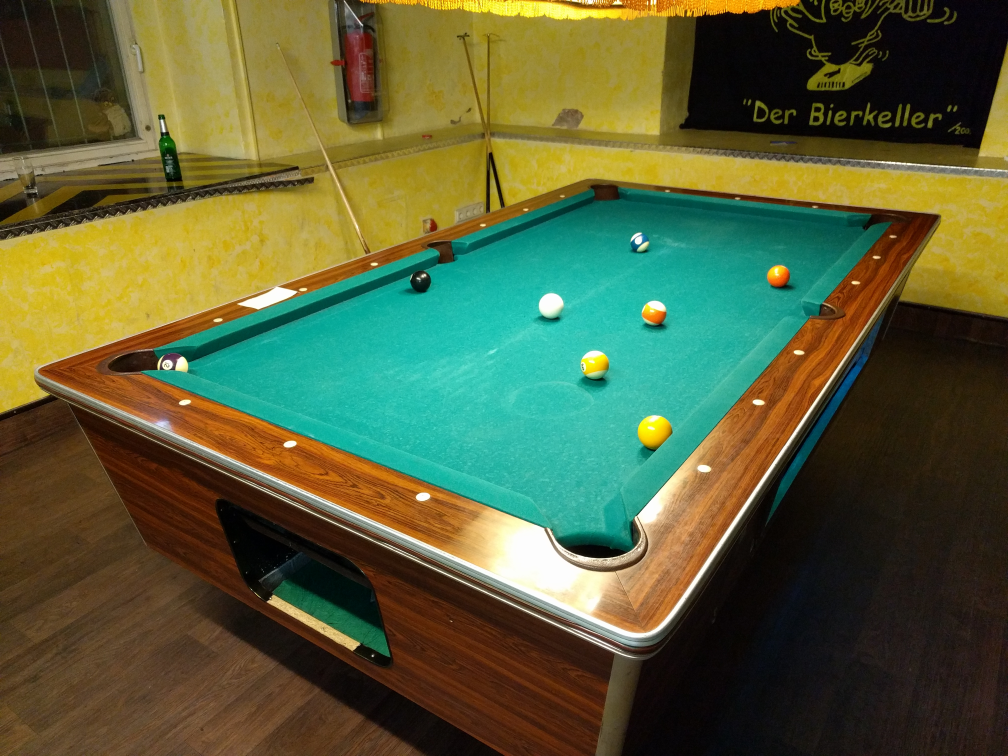
#> input picture img/random.jpg, 4032 x 3024 px (shown at 1/4 size); its folder holds 6 pictures in this run
$ jupyter execute --allow-errors billiard.ipynb   (older library calls are emulated)
#> lines starting #> are read from the running program, lines starting #| are printed output that depends on the picture; after the words box and inside, x2 and y2 are one past the last pixel; in counts of white or black regions, pixels touching at a corner belong together
[cell 1]
import imutils
# from skimage import exposure
import numpy as np
# import argparse
import cv2
import matplotlib.pyplot as plt
from scipy.spatial import distance

# [6 lines left out: function draw, not called in this run]

textColor = (0,0,180)
textSixe = 0.7
def putOriginCoord(img, table_3d_coord, table_2d_coord):
    cv2.putText(img,'1. {0[0]:0.0f}; {0[1]:0.0f}'.format(table_3d_coord[0]), tuple(np.array(table_2d_coord[0]-[0,25],dtype=np.integer)), cv2.FONT_HERSHEY_SIMPLEX, textSixe, textColor, 2)
    cv2.putText(img,'2. {0[0]:0.0f}; {0[1]:0.0f}'.format(table_3d_coord[1]), tuple(np.array(table_2d_coord[1]-[0,25],dtype=np.integer)), cv2.FONT_HERSHEY_SIMPLEX, textSixe, textColor, 2)
    cv2.putText(img,'3. {0[0]:0.0f}; {0[1]:0.0f}'.format(table_3d_coord[2]), tuple(np.array(table_2d_coord[2]-[0,25],dtype=np.integer)), cv2.FONT_HERSHEY_SIMPLEX, textSixe, textColor, 2)
    cv2.putText(img,'4. {0[0]:0.0f}; {0[1]:0.0f}'.format(table_3d_coord[3]), tuple(np.array(table_2d_coord[3]-[0,25],dtype=np.integer)), cv2.FONT_HERSHEY_SIMPLEX, textSixe, textColor, 2)

# [5 lines left out: function putImgCoord, not called in this run]

def putImgCoord1(img, coord):
    cv2.putText(img,'{0[0]}; {0[1]}'.format(coord), tuple(coord), cv2.FONT_HERSHEY_SIMPLEX, textSixe, textColor, 2)

# [21 lines of commented-out code are left out]

# [19 lines left out: function calibrate, not called in this run]


def order_points(pts):
    # sort the points based on their x-coordinates
    xSorted = pts[np.argsort(pts[:, 0]), :]

    # grab the left-most and right-most points from the sorted
    # x-roodinate points
    leftMost = xSorted[:2, :]
    rightMost = xSorted[2:, :]

    # now, sort the left-most coordinates according to their
    # y-coordinates so we can grab the top-left and bottom-left
    # points, respectively
    leftMost = leftMost[np.argsort(leftMost[:, 1]), :]
    (tl, bl) = leftMost

    # now that we have the top-left coordinate, use it as an
    # anchor to calculate the Euclidean distance between the
    # top-left and right-most points; by the Pythagorean
    # theorem, the point with the largest distance will be
    # our bottom-right point
    D = distance.cdist(tl[np.newaxis], rightMost, "euclidean")[0]
    (br, tr) = rightMost[np.argsort(D)[::-1], :]

    # return the coordinates in top-left, top-right,
    # bottom-right, and bottom-left order
    return np.array([tl, tr, br, bl], dtype="float32")

def intersections(edged):
    h, w = edged.shape

    n = 0
    i = 0;
    while n!=4:
        hl = cv2.HoughLines(edged,2,np.pi/180,190+(i*5))
        n = hl.shape[0]
        i+=1

    hl = hl.reshape(4,2)
    print(hl)


# [12 lines of commented-out code are left out]


    T = np.zeros((n,2),dtype=np.float32)
    R = np.zeros((n),dtype=np.float32)

    T[:,0] = np.cos(hl[:,1])
    T[:,1] = np.sin(hl[:,1])
    R = hl[:,0]
    XY = []
    for i in range(n):
        for j in range(i+1, n):
            x,y = np.linalg.inv(T[[i,j],:]).dot(R[[i,j]])
            if x > 0 and x <= w and y > 0 and y <= h:
                XY.append([x,y])

    return order_points(np.array(XY, dtype=np.integer))

# [11 lines left out: function draw1, not called in this run]

def proccessImg(img):
    hsv = cv2.cvtColor(img, cv2.COLOR_RGB2HSV)
    lower_green = np.array([80, 80, 50])
    upper_green = np.array([90, 255, 255])

    mask = cv2.inRange(hsv, lower_green, upper_green)
    mask_blur = cv2.medianBlur(mask,15)
#     res = cv2.bitwise_and(img,img, mask=mask_blur)

    edged = cv2.Canny(mask_blur, 10, 200)

    return mask, mask_blur, edged

[cell 2]
orig = cv2.imread('img/random.jpg')
#> orig is the input picture: shape (3024, 4032, 3); mean B, G, R 57.7, 95.8, 88.4
orig = imutils.resize(orig, height = 768)
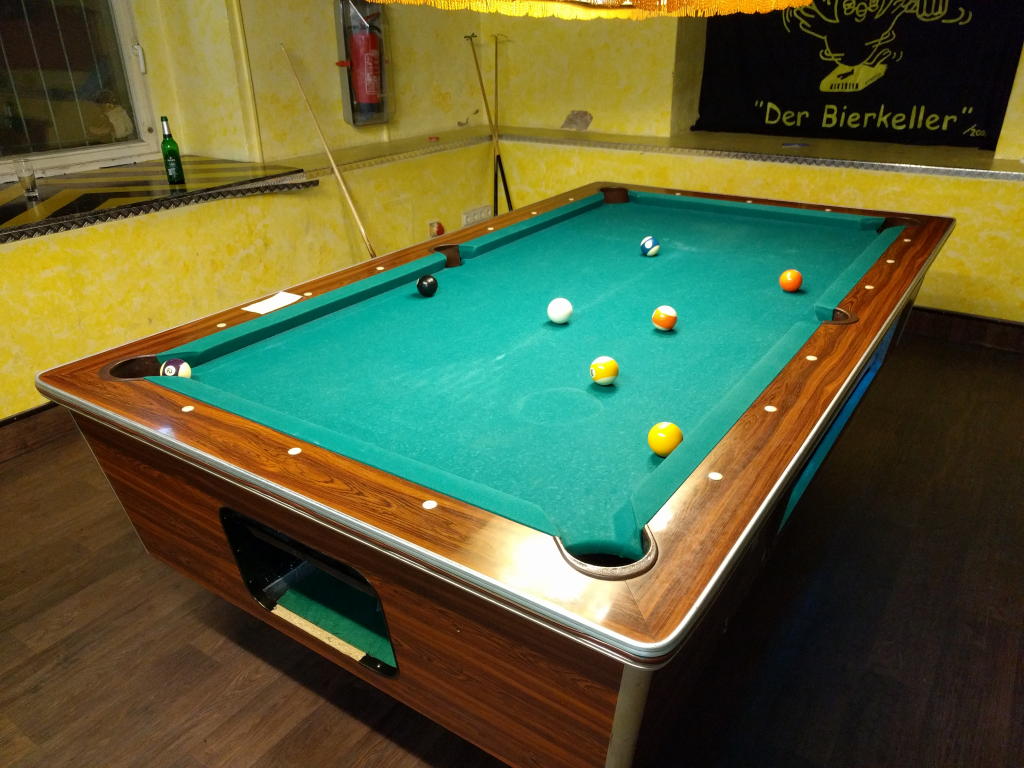
#> orig: shape (768, 1024, 3); mean B, G, R 57.7, 95.8, 88.4
orig = cv2.cvtColor(orig, cv2.COLOR_RGB2BGR)

plt.figure(figsize=(10,10))
plt.axis('off')
plt.imshow(orig)

[cell 3]
img = orig.copy()

h, w = img.shape[:2]
#> h = 768; w = 1024

mask, mask_blur, edged = proccessImg(img)
#> in proccessImg, `hsv = cv2.cvtColor(img, cv2.COLOR_RGB2HSV)`: hsv: shape (768, 1024, 3); mean H, S, V 39, 164.9, 113.4
#> in proccessImg, `mask = cv2.inRange(hsv, lower_green, upper_green)`:
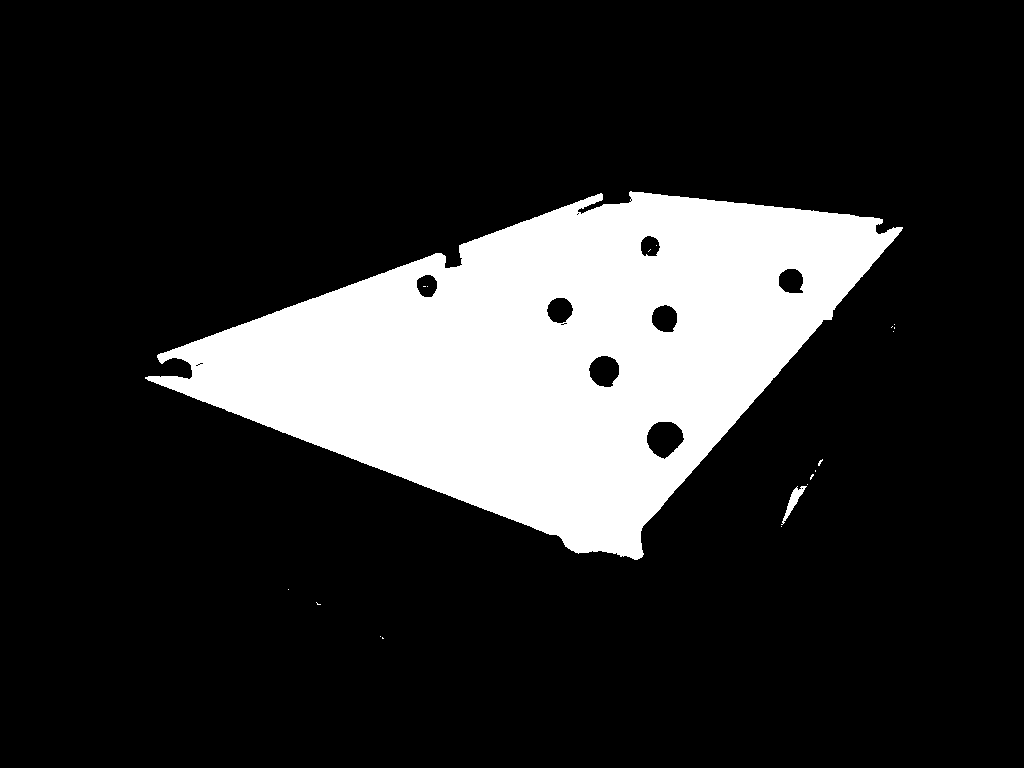
#> mask: shape (768, 1024); 18% white; 19 white regions (17 under 20 px), largest, box (x1, y1, x2, y2) and area: (145, 191, 903, 560) 141464, (781, 486, 807, 525) 262
#> in proccessImg, `mask_blur = cv2.medianBlur(mask,15)`:
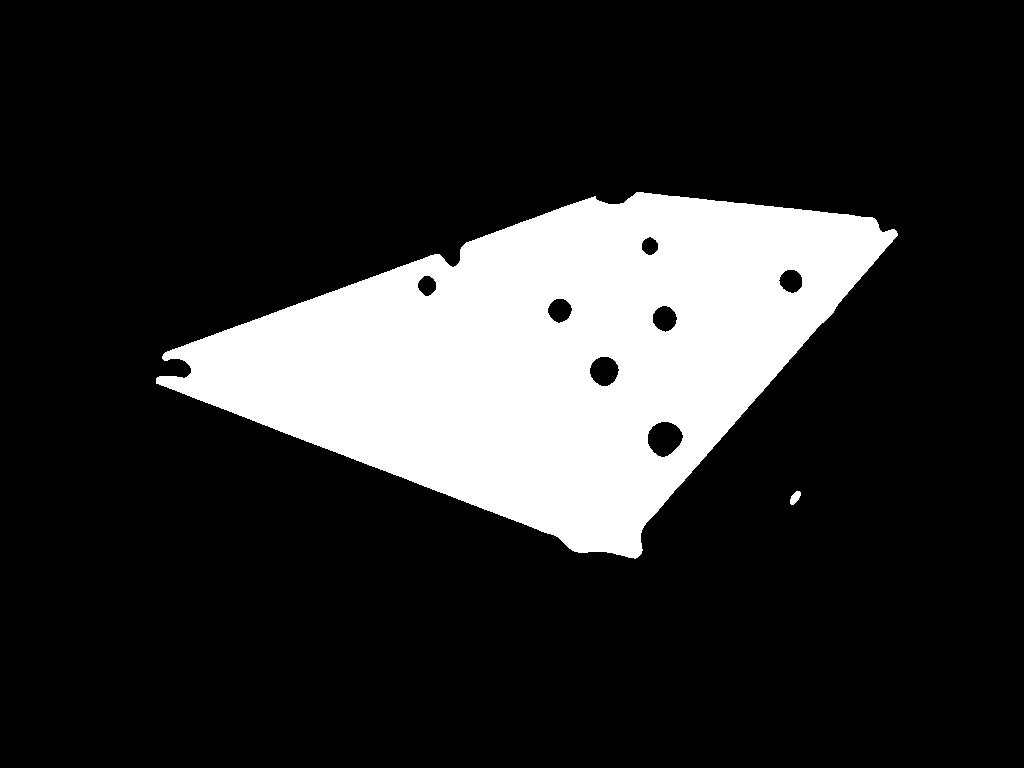
#> mask_blur: shape (768, 1024); 18.1% white; 2 white regions, box (x1, y1, x2, y2) and area: (156, 192, 898, 559) 141982, (790, 491, 801, 505) 98
#> in proccessImg, `edged = cv2.Canny(mask_blur, 10, 200)`:
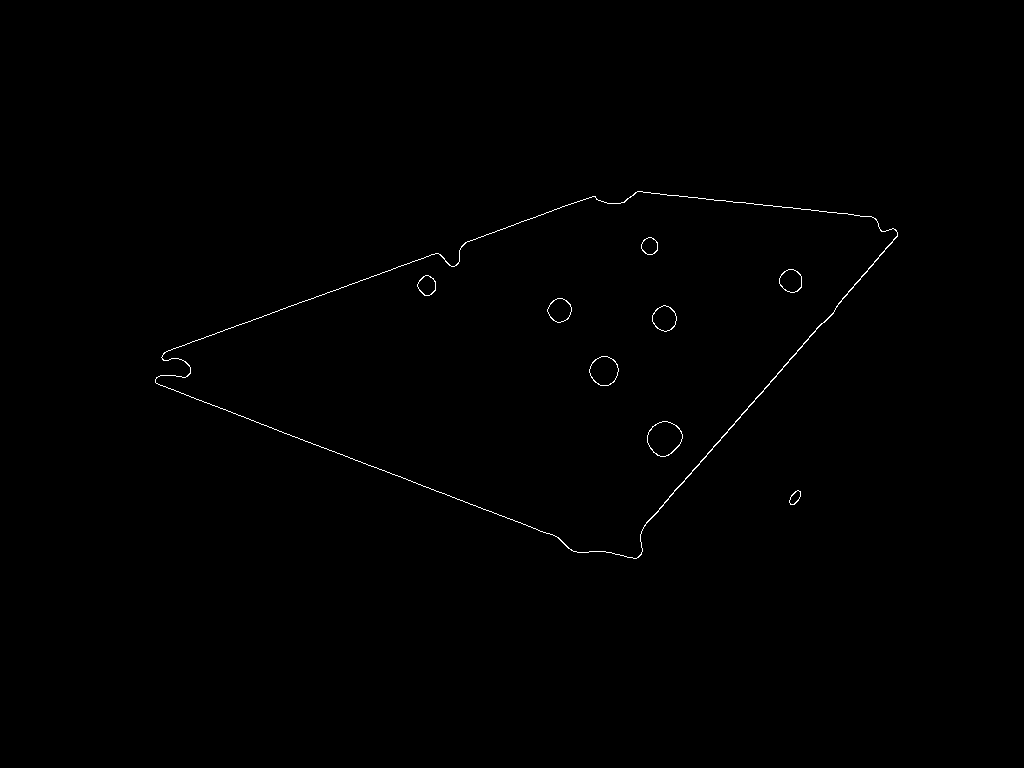
#> edged: shape (768, 1024); 0.32% white in thin lines or dots, all inside (x1, y1, x2, y2) = (155, 191, 898, 559)

plt.figure(figsize=(10,10))
plt.axis('off')
plt.imshow(mask_blur, cmap='gray', interpolation='bilinear')

plt.figure(figsize=(10,10))
plt.axis('off')
plt.imshow(edged, cmap='gray', interpolation='bilinear');

[cell 4]
img = orig.copy()

col = cv2.cvtColor(edged, cv2.COLOR_GRAY2RGB)


corners = np.array(intersections(edged), dtype=np.int)
#> the loop in intersections, `while n!=4:` made 4 passes
#> hl on pass 4: [[302, 1.94], [832, 0.716], [386, 1.22], [124, 1.68]]
#> after the loop in intersections, `while n!=4:`: i = 4
#| [[3.0200000e+02 1.9373155e+00]
#|  [8.3200000e+02 7.1558499e-01]
#|  [3.8600000e+02 1.2217305e+00]
#|  [1.2400000e+02 1.6755161e+00]]
#> in intersections, `R = hl[:,0]`: R = [302, 832, 386, 124]
#> after the loop in intersections, `for i in range(n):`: XY = [[615.7, 559.8], [116.7, 368.3], [910.8, 220.4], [609.9, 188.8]]
#> in order_points, `xSorted = pts[np.argsort(pts[:, 0]), :]`: xSorted = [[116, 368], [609, 188], [615, 559], [910, 220]]
#> in order_points, `leftMost = xSorted[:2, :]`: leftMost = [[116, 368], [609, 188]]
#> in order_points, `rightMost = xSorted[2:, :]`: rightMost = [[615, 559], [910, 220]]
#> in order_points, `leftMost = leftMost[np.argsort(leftMost[:, 1]), :]`: leftMost = [[609, 188], [116, 368]]
#> in order_points, `(tl, bl) = leftMost`: tl = [609, 188]; bl = [116, 368]
#> in order_points, `D = distance.cdist(tl[np.newaxis], rightMost, "euclidean")[0]`: D = [371, 302.7]
#> in order_points, `(br, tr) = rightMost[np.argsort(D)[::-1], :]`: br = [615, 559]; tr = [910, 220]
#> corners = [[609, 188], [910, 220], [615, 559], [116, 368]]

img_lines = cv2.polylines(img,[corners],True,(0,255,0), 3)
msk_lines = cv2.polylines(col,[corners],True,(255,0,0), 2)

plt.figure(figsize=(10,10))
plt.axis('off')
plt.imshow(msk_lines, cmap='gray', interpolation='bilinear');

plt.figure(figsize=(10,10))
plt.axis('off')
plt.imshow(img_lines, cmap='gray', interpolation='bilinear');

[cell 5]
img = orig.copy()
x_cm = 254
y_cm = 127
# [4 lines of commented-out code are left out]

corners = np.array(intersections(edged), dtype=np.int)
#> the loop in intersections (call 2), `while n!=4:` made 4 passes
#| [[3.0200000e+02 1.9373155e+00]
#|  [8.3200000e+02 7.1558499e-01]
#|  [3.8600000e+02 1.2217305e+00]
#|  [1.2400000e+02 1.6755161e+00]]
cv2.polylines(img,[corners],True,(255,0,0), 1)

# todo: sort according to corners
table_3d_coord = np.array([[0, y_cm, 0],[0, 0, 0], [x_cm, 0, 0], [x_cm, y_cm, 0] ], dtype=np.float32)
table_2d_coord = np.array(corners.reshape(4,1,2),dtype=np.float32)
#> table_2d_coord = [[609, 188], [910, 220], [615, 559], [116, 368]]

putOriginCoord(img, table_3d_coord, table_2d_coord.reshape(4,2))
#> in putOriginCoord, `cv2.putText(img,'4. {0[0]:0.0f}; {0[1]:0.0f}'.format(table_3d_coord[3]..`:
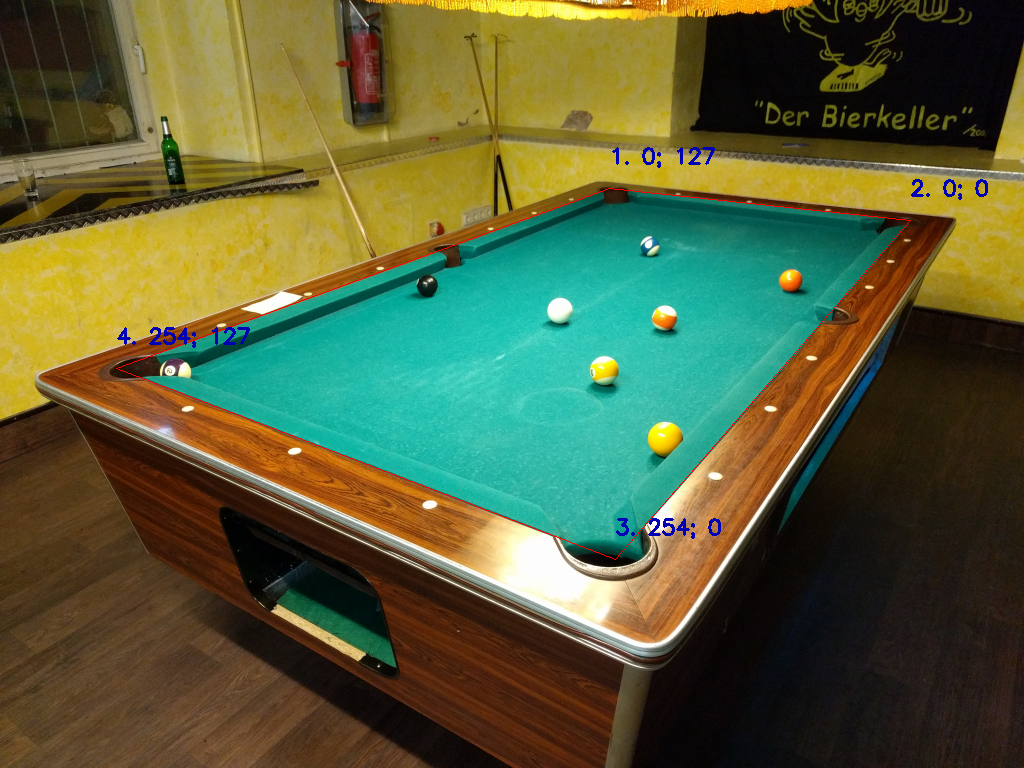
#> img: shape (768, 1024, 3); mean R, G, B 88.3, 95.2, 57.8

# putImgCoord(img, table_2d_coord)
# putImgCoord(mask_blur, table_2d_coord)

objpoints = [] # 3d point in real world space
imgpoints = [] # 2d points in image plane.
objpoints.append(table_3d_coord)
imgpoints.append(table_2d_coord)

#> (the rest of this cell did not finish here and is left out)
